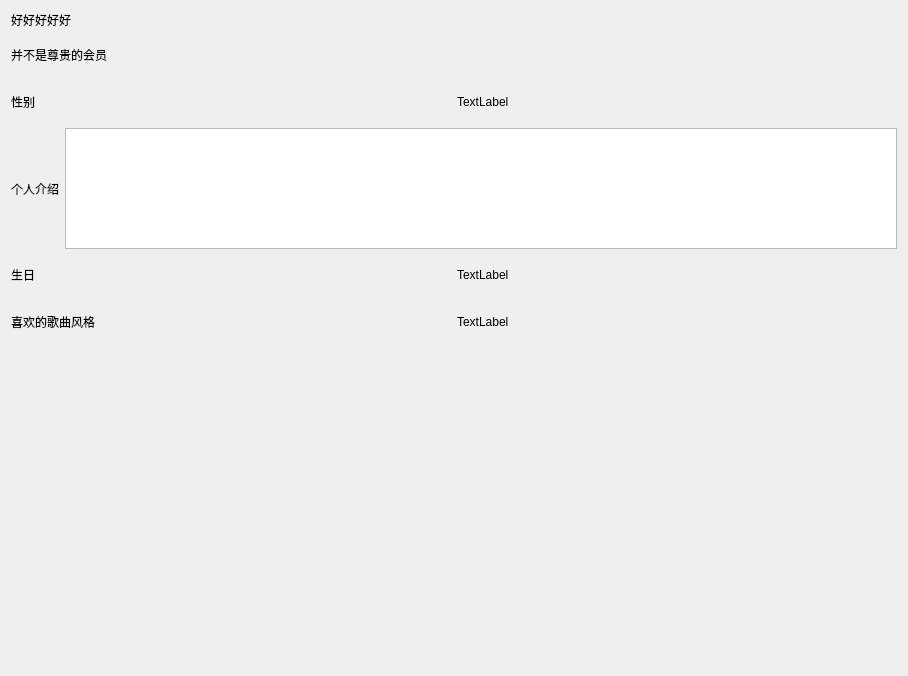
<?xml version="1.0" encoding="UTF-8"?>
<ui version="4.0">
 <class>OtherShow</class>
 <widget class="QWidget" name="OtherShow">
  <property name="geometry">
   <rect>
    <x>0</x>
    <y>0</y>
    <width>908</width>
    <height>676</height>
   </rect>
  </property>
  <property name="windowTitle">
   <string>Form</string>
  </property>
  <layout class="QVBoxLayout" name="verticalLayout_2">
   <item>
    <layout class="QVBoxLayout" name="verticalLayout" stretch="3,1,1,3,1,1,8">
     <item>
      <layout class="QHBoxLayout" name="horizontalLayout" stretch="5,3">
       <item>
        <widget class="QLabel" name="OtherShowUNameLabel">
         <property name="styleSheet">
          <string notr="true">font: 26pt &quot;微软雅黑&quot;;</string>
         </property>
         <property name="text">
          <string>好好好好好</string>
         </property>
        </widget>
       </item>
       <item>
        <layout class="QVBoxLayout" name="verticalLayout_3"/>
       </item>
      </layout>
     </item>
     <item>
      <widget class="QLabel" name="OtherShowUIsVIPLabel">
       <property name="styleSheet">
        <string notr="true">border-bottom-color: rgb(85, 170, 0);</string>
       </property>
       <property name="text">
        <string>并不是尊贵的会员</string>
       </property>
      </widget>
     </item>
     <item>
      <layout class="QHBoxLayout" name="horizontalLayout_2">
       <item>
        <widget class="QLabel" name="label_3">
         <property name="styleSheet">
          <string notr="true">border-top-color: rgb(255, 255, 255);
border-bottom-color: rgb(255, 255, 255);</string>
         </property>
         <property name="text">
          <string>性别</string>
         </property>
        </widget>
       </item>
       <item>
        <widget class="QLabel" name="OtherShowUSexLabel">
         <property name="text">
          <string>TextLabel</string>
         </property>
        </widget>
       </item>
      </layout>
     </item>
     <item>
      <layout class="QHBoxLayout" name="horizontalLayout_3">
       <item>
        <widget class="QLabel" name="label_5">
         <property name="text">
          <string>个人介绍</string>
         </property>
        </widget>
       </item>
       <item>
        <widget class="QPlainTextEdit" name="OtherShowUIntroLabel">
         <property name="readOnly">
          <bool>true</bool>
         </property>
        </widget>
       </item>
      </layout>
     </item>
     <item>
      <layout class="QHBoxLayout" name="horizontalLayout_4">
       <item>
        <widget class="QLabel" name="label_7">
         <property name="text">
          <string>生日</string>
         </property>
        </widget>
       </item>
       <item>
        <widget class="QLabel" name="OtherShowUBirthdayLabel">
         <property name="text">
          <string>TextLabel</string>
         </property>
        </widget>
       </item>
      </layout>
     </item>
     <item>
      <layout class="QHBoxLayout" name="horizontalLayout_5">
       <item>
        <widget class="QLabel" name="label_9">
         <property name="text">
          <string>喜欢的歌曲风格</string>
         </property>
        </widget>
       </item>
       <item>
        <widget class="QLabel" name="OtherShowULabelLabel">
         <property name="text">
          <string>TextLabel</string>
         </property>
        </widget>
       </item>
      </layout>
     </item>
     <item>
      <layout class="QHBoxLayout" name="OtherShowDownLayout"/>
     </item>
    </layout>
   </item>
  </layout>
 </widget>
 <resources/>
 <connections/>
</ui>
